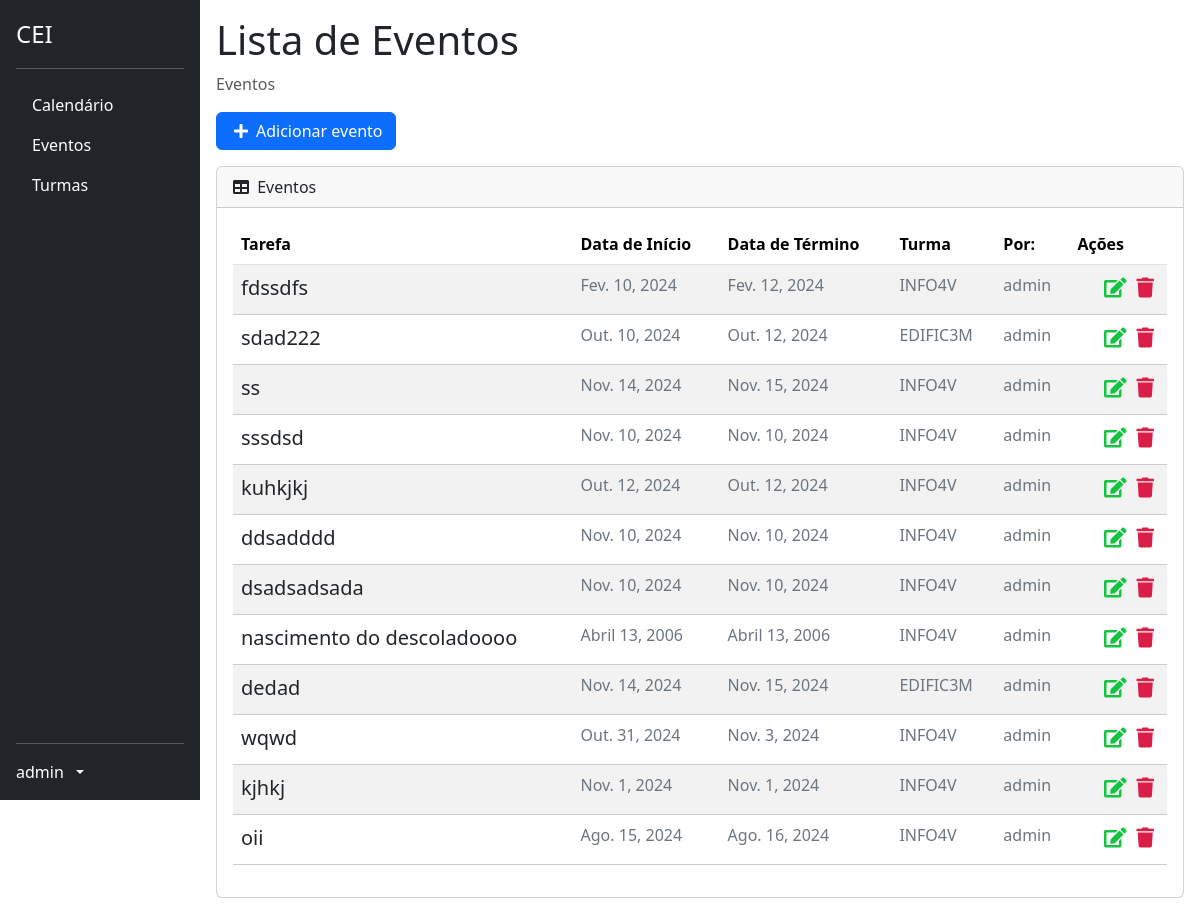
Before: /list/ (signed in) with the older database file.
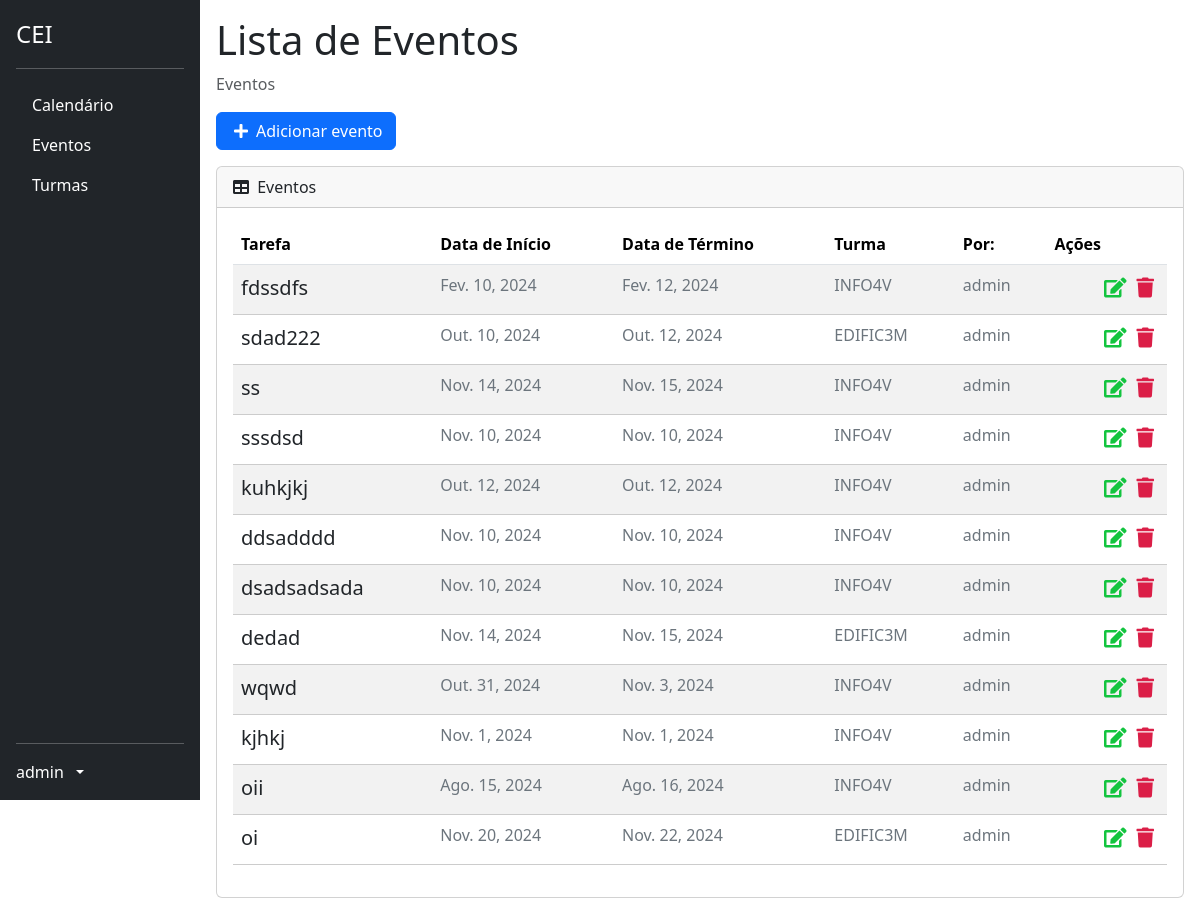
After: the same page with the newer database file.
### profiles/models.py (models this page shows, shortened)
class CustomUser(AbstractUser):
    id = models.BigAutoField(primary_key=True)
    turma = models.ForeignKey('classes.Turma', on_delete=models.SET_NULL, blank=True, null=True)

### tasks/models.py (models this page shows, shortened)
class Task(models.Model):
    id = models.BigAutoField(primary_key=True)
    title = models.CharField(max_length=255)
    description = models.TextField()
    start_date = models.DateField()
    end_date = models.DateField()
    total_subs = models.PositiveIntegerField(default=0)
    subs = models.PositiveIntegerField(default=0)
    start_time = models.TimeField()
    end_time = models.TimeField()
    usuario = models.ForeignKey(CustomUser, on_delete=models.PROTECT)
    turma = models.ForeignKey('classes.Turma', on_delete=models.CASCADE)
    created_at = models.DateTimeField(auto_now_add=True)
    updated_at = models.DateTimeField(auto_now=True)

### classes/models.py (models this page shows, shortened)
class Turma(models.Model):
    TURNO_CHOICES = [
        ('manha', 'Manhã'),
        ('tarde', 'Tarde'),
        ('noite', 'Noite'),
    ]
    CURSO_CHOICES = [
        ('edificacoes', 'Edificações'),
        ('informatica', 'Informática'),
        ('meio_ambiente', 'Meio Ambiente'),
        ('matematica', 'Matemática'),
    ]
    SERIE_CHOICES = [
        ('1', '1º Ano'),
        ('2', '2º Ano'),
        ('3', '3º Ano'),
        ('4', '4º Ano'),
    ]
    nome = models.CharField(max_length=100)
    serie = models.CharField(max_length=1, choices=SERIE_CHOICES)
    turno = models.CharField(max_length=5, choices=TURNO_CHOICES)
    curso = models.CharField(max_length=15, choices=CURSO_CHOICES)

### tasks/views.py (the view)
# urls.py: path('list/', TaskListView.as_view(), name='task-list'),
class TaskListView(GroupRequiredMixin, LoginRequiredMixin, ListView):
    group_required = u"Docente"
    login_url = reverse_lazy('login')
    model = Task
    template_name = 'tasks/list.html'
    context_object_name = 'tasks'
    ordering = '-created_at'
    def get_queryset(self):
        self.tasks = Task.objects.filter(usuario=self.request.user)
        return self.tasks

### tasks/templates/tasks/list.html (shortened to what this page needs)
{% extends 'base.html' %}
{% block content %}
<div class="container-fluid">
    <h1>Lista de Eventos</h1>
    <ol class="breadcrumb mb-3">
        <li class="breadcrumb-item active">Eventos</li>
    </ol>
    <div class="row mb-3">
        <div class="col-auto">
            <a id="add-link" href="{% url 'new-task' %}" class="btn btn-primary d-flex align-items-center">
                <i class="fas fa-plus me-2"></i> Adicionar evento
            </a>
        </div>
    </div>
    <div class="card">
        <div class="card-header">
            <i class="fas fa-table me-1"></i>
            Eventos
        </div>
        <div class="card-body">
            <table id="datatablesSimple" class="table table-striped table-hover">
                <thead class="table">
                    <tr>
                        <th>Tarefa</th>
                        <th>Data de Início</th>
                        <th>Data de Término</th>
                        <th>Turma</th>
                        <th>Por:</th>
                        <th>Ações</th>
                    </tr>
                </thead>
                <tbody>
                    {% for task in tasks %}
                    <tr class="task-item">
                        <td><a href="/task/{{ task.id }}" class="text-decoration-none text-dark">{{ task.title }}</a></td>
                        <td style="color: #6c757d;" class="fs-6">{{ task.start_date }}</td>
                        <td style="color: #6c757d;" class="fs-6">{{ task.end_date }}</td>
                        <td style="color: #6c757d;" class="fs-6">{{ task.turma.nome }}</td>
                        <td style="color: #6c757d;" class="fs-6">{{ task.usuario.username }}</td>
                        <td>
                            <a href="{% url 'delete-task' task.id %}" class="text-danger me-2"><i class="fas fa-trash"></i></a>
                            <a href="{% url 'edit-task' task.id %}" class="text-warning"><i class="fas fa-edit"></i></a>
                        </td>
                    </tr>
                    {% endfor %}
                </tbody>
            </table>
        </div>
    </div>
</div>
{% endblock %}
{% block scripts %}
<link href="https://cdn.jsdelivr.net/npm/simple-datatables@7.1.2/dist/style.min.css" rel="stylesheet" />
{% endblock %}

### tasks/templates/base.html (shortened to what this page needs)
{% load static %}
<!DOCTYPE html>
<html lang="en">
<head>
    <link href="{% static 'bootstrap/css/bootstrap.min.css' %}" rel="stylesheet">
    <link rel="stylesheet" href="https://use.fontawesome.com/releases/v5.7.2/css/all.css">
    <link rel="stylesheet" href="{% static 'css/styles.css' %}">
    <link href="{% static 'css/datatables.min.css' %}" rel="stylesheet">
</head>
<body>
    <div class="d-flex">
      <div class="d-flex flex-column flex-shrink-0 p-3 text-bg-dark" style="width: 200px; height: 100vh; position: fixed;">
        <a href="{% url 'dashboard' %}" class="d-flex align-items-center mb-3 mb-md-0 me-md-auto text-white text-decoration-none">
          <span class="fs-4">CEI</span>
        </a>
        <hr>
        <ul class="nav nav-pills flex-column mb-auto">
          <li>
            <a href="{% url 'calendar' %}" class="nav-link text-white">
              Calendário
            </a>
          </li>
          {% if user.is_authenticated %}
          <li>
            <a href="{% url 'task-list' %}" class="nav-link text-white">
              Eventos
            </a>
          </li>
          <li>
            <a href="{% url 'lista-turmas' %}" class="nav-link text-white">
              Turmas
            </a>
          </li>
          {% endif %}
        </ul>
        <hr>
        {% if user.is_authenticated %}
          <a href="#" class="d-flex align-items-center text-white text-decoration-none dropdown-toggle" data-bs-toggle="dropdown" aria-expanded="false">
            <span class="me-2">{{ user.username }}</span>
          </a>
        </div>
        {% else %}
        <li class="nav nav-pills flex-column">
          <a href="{% url 'login' %}" class="nav-link text-white">
            Login
          </a>
        </li>
        {% endif %}
      </div>
      <div class="flex-grow-1" style="margin-left: 200px;">
        <div class="p-3">
          {% block content %}
          {% endblock %}
        </div>
      </div>
    {% block scripts %}
    {% endblock %}
  </body>
</html>

### tasks/static/css/styles.css (style rules this page uses)
.container-fluid { padding: 0; }
#add-link { text-decoration: none; }
.fas.fa-plus { color: #FFF; margin-right: 10px; margin-left: 5px; }
.task-item { list-style: none; font-size: 20px; height: 50px; padding-top: 10px; border-bottom: 1px dashed #CCC; }
.fas.fa-trash { color: #db1e47; cursor: pointer; margin: 5px; font-size: 20px; float: right; }
.fas.fa-edit { color: #13c43f; cursor: pointer; margin: 5px; font-size: 20px; float: right; }

Changed rows visible on the page:
removed Task: title "nascimento do descoladoooo", start_date "Abril 13, 2006", end_date "Abril 13, 2006", turma.nome "INFO4V", usuario.username "admin"
added Task: title "oi", start_date "Nov. 20, 2024", end_date "Nov. 22, 2024", turma.nome "EDIFIC3M", usuario.username "admin"
